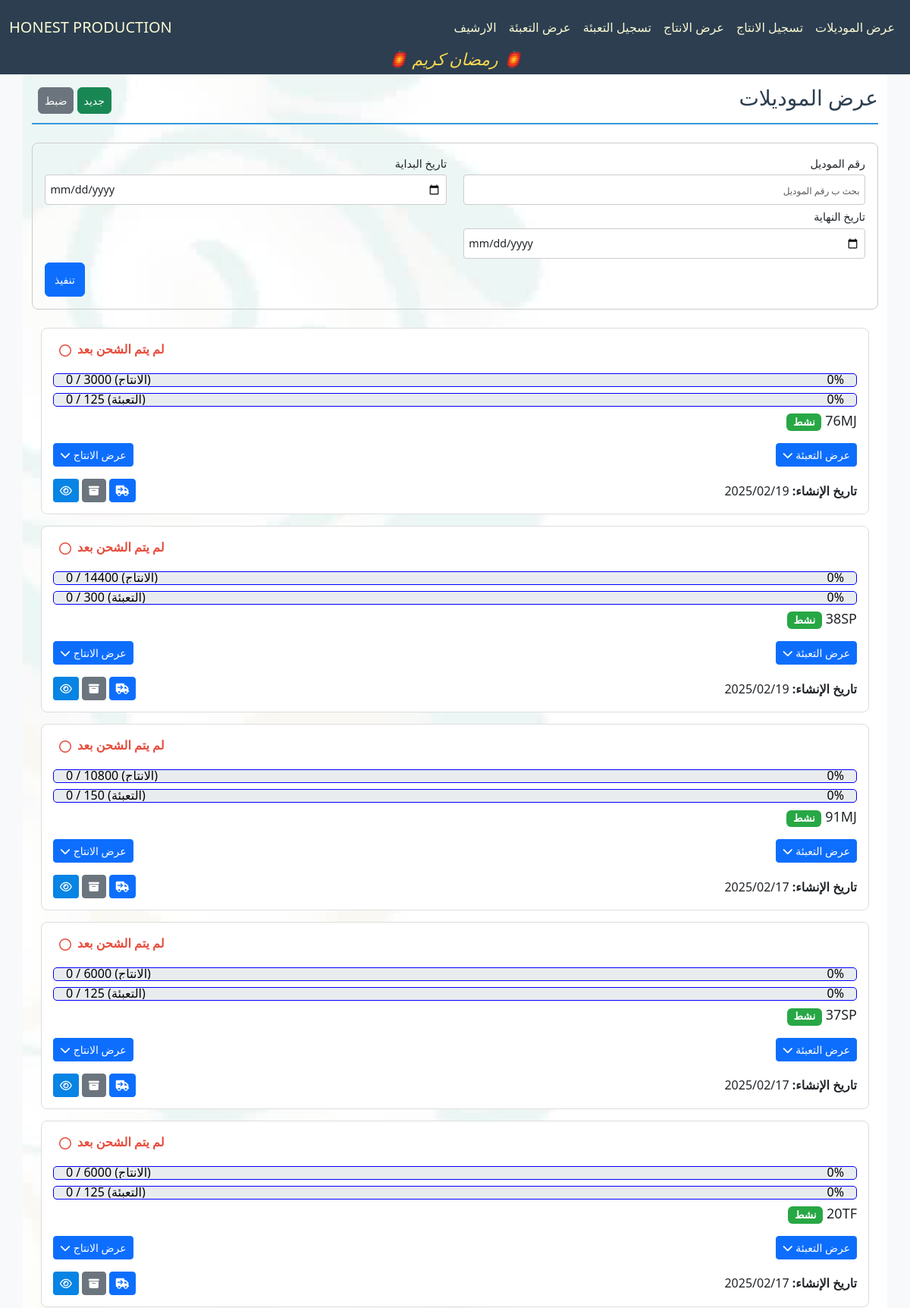
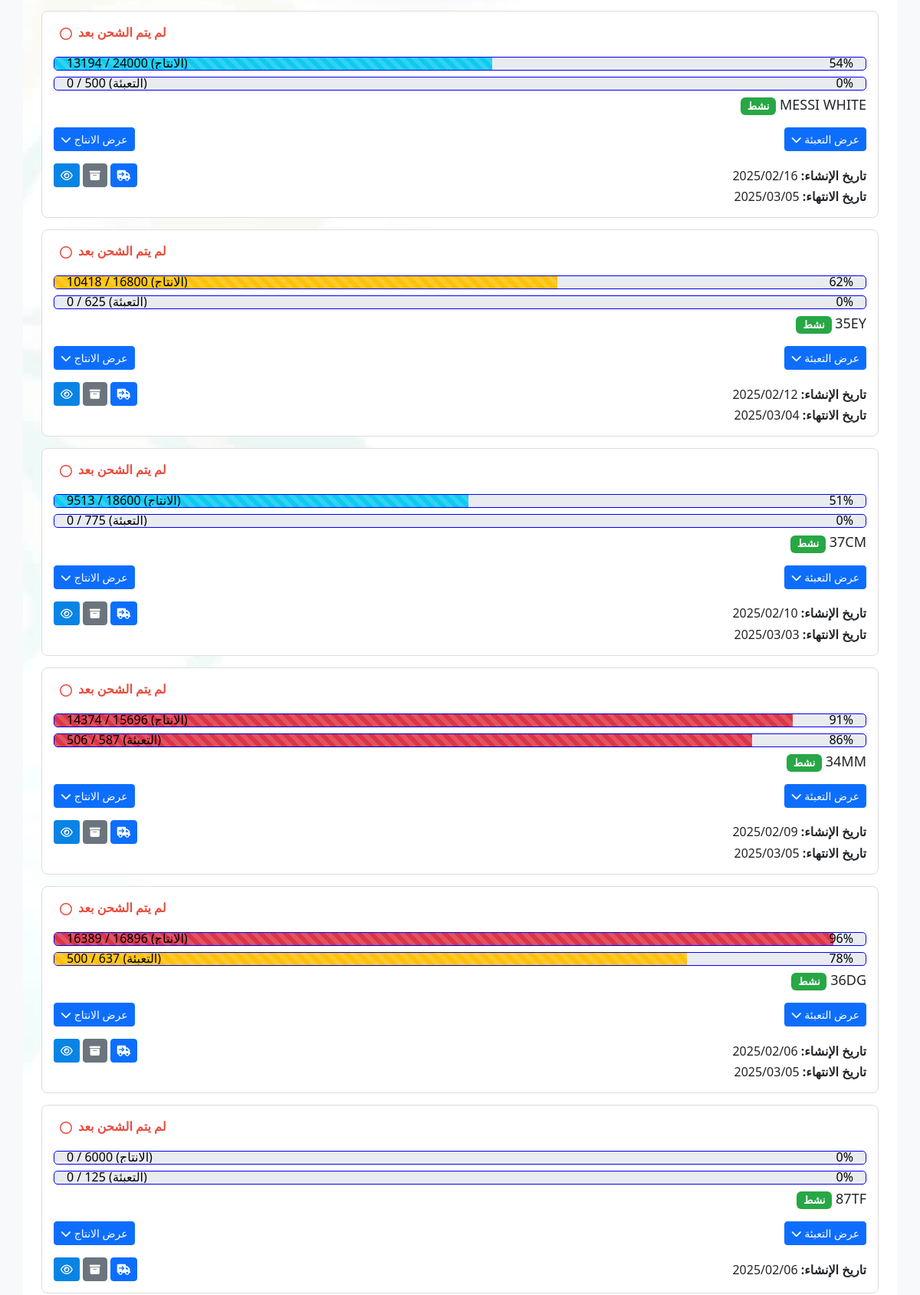
The app's page /production/ (upper part) with its own data (2 pictures, top to bottom).
### production/models.py (models this page shows, shortened)
class Model(models.Model):
    id = models.AutoField(primary_key=True, verbose_name="الرمز")
    model_number = models.CharField(max_length=50, verbose_name="رقم الموديل", unique=True)
    created_at = models.DateTimeField(verbose_name="تاريخ الإنشاء", default=now)
    ended_at = models.DateTimeField(verbose_name="تاريخ الانتهاء", blank=True, null=True)
    shipped_at = models.DateTimeField(verbose_name="تاريخ الشحن", blank=True, null=True)
    is_archive = models.BooleanField(default=False)
    is_shipped = models.BooleanField(default=False)
    available_carton = models.IntegerField(verbose_name="الكراتين المتبقية", blank=True, default=0)
    used_carton = models.IntegerField(verbose_name="الكراتين المستخدمة", blank=True, default=0)
    class Meta:
        ordering = ["-created_at"]
    def is_active(self):
        return self.pieces.filter(available_amount__gt=0).exists()
    def comments_count(self):
        return self.pieces.filter(productions__comment__gt="").count()
    @staticmethod
    def get_percentage_style(percent):
        if percent > 80:
            return "bg-danger"
        elif percent > 60:
            return "bg-warning"
        elif percent > 40:
            return "bg-info"
        elif percent > 20:
            return "bg-success"
        return ""
    def get_total_available_carton(self):
        total = 0.0
        for item in SizeAmount.objects.filter(model=self):
            total += float(item.amount) / float(item.Packing_per_carton)
        return int(round(total, 1))
    def get_total_used_cartons(self):
        return Packing.objects.filter(model=self).aggregate(
            used_cartons=Sum('used_carton')
        )['used_cartons'] or 0
    def get_model_usage(self):
        sizes = self.size_amounts.all()
        pieces = self.pieces.all()
        sizes_count = sizes.count()
        if sizes_count == 0:
            return self._get_empty_usage_stats()
        pieces_count = pieces.count() / sizes_count
        total_amount = sum(size.amount * pieces_count for size in sizes)
        used_amount = sum(piece.used_amount for piece in pieces)
        percent = (used_amount / total_amount * 100) if total_amount else 0
        percent_style = self.get_percentage_style(percent)
        type_usage = self._calculate_type_usage(pieces, total_amount, pieces_count)
        packaging_total_carton = self.get_total_available_carton()
        packaging_used_carton = self.get_total_used_cartons()
        packaging_percent = (packaging_used_carton / packaging_total_carton * 100) if packaging_total_carton else 0
        carton_usage = self._calculate_carton_usage(self.cartons.all())
        return {
            "production_total_amount": int(total_amount),
            "production_used_amount": int(used_amount),
            "production_percent": int(percent),
            "production_percent_style": percent_style,
            "production_type_usage": type_usage,
            "packaging_total_amount": int(packaging_total_carton),
            "packaging_used_amount": int(packaging_used_carton),
            "packaging_percent": int(packaging_percent),
            "packaging_percent_style": self.get_percentage_style(packaging_percent),
            "packaging_carton_usage": carton_usage,
        }
    def _calculate_type_usage(self, pieces, total_amount, pieces_count):
        type_usage = []
        type_names = set(pieces.values_list("type", flat=True))
        for type_name in type_names:
            type_pieces = pieces.filter(type=type_name)
            type_total_amount = total_amount / pieces_count
            type_used_amount = sum(piece.used_amount for piece in type_pieces)
            type_percent = (type_used_amount / type_total_amount * 100) if type_total_amount else 0
            type_usage.append({
                "type": type_name,
                "total_amount": int(type_total_amount),
                "used_amount": int(type_used_amount),
                "percent": int(type_percent),
                "percent_style": self.get_percentage_style(type_percent),
            })
        return type_usage
    def _calculate_carton_usage(self, carton_models):
        carton_usage = []
        for carton_model in carton_models:
            carton_usage.append({
                "name": str(carton_model),
                "comment": carton_model.comment,
                "used_carton": carton_model.get_carton_usage(),
            })
        return carton_usage

### production/views.py (the view)
# urls.py: path('', ModelListingView.as_view(), name='model_list_view'),
class ModelListingView(BaseModelListingView):
    is_archive = False

### production/models.py (called while the page is built)
    def __str__(self):
        return f"{self.length}*{self.width}*{self.height} ({self.type})"

    def get_carton_usage(self):
        return sum(packing.used_carton for packing in Packing.objects.filter(carton=self) )

### production/views.py (called while the page is built)
    def parse_date(self, date_str):
        try:
            normalized_date = date_str.replace("\\", "/")
            return datetime.strptime(normalized_date, "%Y-%m-%d")
        except (ValueError, AttributeError):
            return None

    def get_queryset(self):
        queryset = super().get_queryset()
        filters = Q(is_archive=self.is_archive)  # Use dynamic is_archive flag
        model_number = self.request.GET.get("model_number")
        if model_number:
            filters &= Q(model_number__icontains=model_number)
        start_date = self.parse_date(self.request.GET.get("start_date"))
        end_date = self.parse_date(self.request.GET.get("end_date"))
        if start_date:
            filters &= Q(created_at__gte=start_date)
        if end_date:
            filters &= Q(created_at__lte=end_date)
        return queryset.filter(filters)

    def get_context_data(self, **kwargs):
        context = super().get_context_data(**kwargs)
        context["is_archive"] = self.is_archive  # Pass archive status to template
        context["filter_fields"] = [
            {"field_name": "model_number", "verbose_name": "رقم الموديل", "value": self.request.GET.get("model_number", "")},
            {"field_name": "start_date", "verbose_name": "تاريخ البداية", "value": self.request.GET.get("start_date", "")},
            {"field_name": "end_date", "verbose_name": "تاريخ النهاية", "value": self.request.GET.get("end_date", "")},
        ]
        return context

### production/templates/production/list_model.html (shortened to what this page needs)
{% extends "cloth/layout.html" %}
{% load math_filters %}
{% block home_page %}
<a class="navbar-brand" href="{% url 'model_list_view' %}">HONEST PRODUCTION</a>
{% endblock %}
{% block navbar_links_small %}
{% include "production/nav_links.html" %}
{% endblock %}
{% block body %}
    <div class="pt-4 section-title d-flex justify-content-between align-items-center">
        {% if not is_archive %}
            <h2>عرض الموديلات</h2>
        {% else %}
            <h2>الارشيف</h2>
        {% endif %}
        <div class="ps-2">
            {% if not is_archive %}
            <a href="{% url 'model_creation_view' %}" class="px-2 btn btn-success">جديد</a>
            {% endif %}
            <a href="{% url 'model_list_view' %}" class="px-2 btn btn-secondary">ضبط</a>
        </div>
    </div>
    <form method="get" class="filter-form-flex">
        {% for filter_field in filter_fields %}
          <div class="form-group">
            <label for="filter_{{ forloop.counter }}" class="form-label">
              {{ filter_field.verbose_name }}
            </label>
            <input
              type="{% if filter_field.field_name in 'start_date end_date' %}date{% elif filter_field.field_name in 'quantity price' %}number{% else %}text{% endif %}"
              id="filter_{{ forloop.counter }}"
              name="{{ filter_field.field_name }}"
              placeholder="بحث ب {{ filter_field.verbose_name }}"
              class="form-control">
          </div>
        {% endfor %}
        <div class="submit-container">
            <button type="submit" class="btn btn-primary submit-btn">تنفيذ</button>
        </div>
      </form>
</head>
<body class="bg-light">
    <div class="container mt-4">
        {% for model in object_list %}
        <div class="model-card">
            {% if not model.is_shipped %}
                <div class="d-flex justify-content-end align-items-center pb-3 px-2" style="color: var(--danger-color)">
                    <p class="fw-bolder m-0 ms-2 mb-1">
                        لم يتم الشحن بعد
                    </p>
                    <i class="fa-regular fa-circle fa-l"></i>
                </div>
            {% endif %}
            {% with usage=model.get_model_usage %}
                <div dir="ltr" class="progress mb-2 position-relative" style="border: 1px solid blue; border-radius: 5px; height: 18px;">
                    <div class="progress-bar progress-bar-striped {{ usage.production_percent_style }}"
                        role="progressbar"
                        style="width: {{ usage.production_percent }}%"
                        aria-valuenow="{{ usage.production_used_amount }}"
                        aria-valuemin="0"
                        aria-valuemax="{{ usage.production_total_amount }}">
                    </div>
                    <div class="progress-data d-flex justify-content-between align-items-center px-3 position-absolute w-100 h-100"
                        style="top: -1px; left: 0; color: #000000; font-weight: 500; font-size: 16px">
                        <div>
                            {{ usage.production_used_amount }} / {{ usage.production_total_amount }} (الانتاج)
                        </div>
                        <div>
                            {{ usage.production_percent }}%
                        </div>
                    </div>
                </div>
                <div dir="ltr" class="progress mb-2 position-relative" style="border: 1px solid blue; border-radius: 5px; height: 18px;">
                    <div class="progress-bar progress-bar-striped {{ usage.packaging_percent_style }}"
                        role="progressbar"
                        style="width: {{ usage.packaging_percent }}%"
                        aria-valuenow="{{ usage.packaging_used_amount }}"
                        aria-valuemin="0"
                        aria-valuemax="{{ usage.packaging_total_amount }}">
                    </div>
                    <div class="progress-data d-flex justify-content-between align-items-center px-3 position-absolute w-100 h-100"
                        style="top: -1px; left: 0; color: #000000; font-weight: 500; font-size: 16px">
                        <div>
                            {{ usage.packaging_used_amount }} / {{ usage.packaging_total_amount }} (التعبئة)
                        </div>
                        <div>
                            {{ usage.packaging_percent }}%
                        </div>
                    </div>
                </div>
            <div class="d-flex justify-content-between align-items-center pb-3">
                <h5 class="mb-0">
                    {{ model.model_number }}
                    <span class="badge {% if model.is_active %}badge-active{% else %}badge-inactive{% endif %}">
                        {% if model.is_active %} نشط {% else %} غير نشط {% endif %}
                    </span>
                </h5>
            </div>
            <div class="d-flex justify-content-between align-items-center pb-3">
                <button class="btn btn-sm btn-primary oped_details_btn" onclick="togglePackingDetails('{{ model.id }}')">
                    <span id="chevron-packing-text-{{ model.id }}">عرض التعبئة</span>
                    <i id="chevron-packing-icon-{{ model.id }}" class="fas fa-chevron-down"></i>
                </button>
                <button class="btn btn-sm btn-primary oped_details_btn" onclick="toggleProductionDetails('{{ model.id }}')">
                    <span id="chevron-production-text-{{ model.id }}">عرض الانتاج</span>
                    <i id="chevron-production-icon-{{ model.id }}" class="fas fa-chevron-down"></i>
                </button>
            </div>
            <div class="d-flex justify-content-between align-items-center">
                <p class="mb-0"><strong>تاريخ الإنشاء:</strong> <span dir="ltr">{{ model.created_at|date:"Y/m/d" }}</span></p>
                <div class="d-flex justify-content-between align-items-center">
                    {% if model.is_archive == model.is_shipped %}
                    <a class="btn btn-sm btn-primary" href="#" onclick="confirmShipped(event, '{% url 'toggle_shipped' model.id %}')">
                        <i class="fa-solid fa-truck-arrow-right"></i>
                    </a>
                    {% endif %}
                    <a class="me-1 btn btn-sm btn-secondary" href="#" onclick="confirmArchive(event, '{% url 'toggle_archive' model.id %}')">
                        <i class="fa-solid fa-box-archive"></i>
                    </a>
                    <a class="me-1 btn btn-sm" style="background-color: #0784e4; color: #ffffff" href="{% url 'model_detail_view' model.id %}">
                        <i class="fa-regular fa-eye" ></i>
                    </a>
                </div>
            </div>
            <div>
                {% if model.ended_at %}
                <p class="mb-0"><strong>تاريخ الانتهاء:</strong> <span dir="ltr">{{ model.ended_at|date:"Y/m/d" }}</span></p>
                {% endif %}
            </div>
            {% endwith %}
        </div>
        {% endfor %}
    </div>
{% endblock body %}

### cloth/static/cloth/styles.css (style rules this page uses)
:root { --primary-color: #3498db; --light-blue: #3db1ff5e; --secondary-color: #2c3e50; --success-color: #2ecc71; --danger-color: #e74c3c; --warning-color: #f1c40f; --light-bg: #f8f9fa; --dark-bg: #343a40; --light-text: lightgoldenrodyellow; --golden-text: rgb(255, 255, 0); --border-color: #dee2e6; --white-color: #ffffff; }
*, *::before, *::after { box-sizing: border-box; }
ul, div { padding: 0; margin: 0; }
body { background-color: var(--light-bg); margin-inline: 0; font-family: 'Segoe UI', Tahoma, Geneva, Verdana, sans-serif; line-height: 1.6; font-size: 16px; }
#navbar, #navbar a, #navbar-menu-body, #navbar-menu-body a { color: var(--light-text); }
.section-title { color: var(--secondary-color); border-bottom: 2px solid var(--primary-color); padding-bottom: 0.5rem; margin-bottom: 1.5rem; font-weight: bold; }
.filter-form-flex { display: flex; flex-wrap: wrap; padding: 1rem; border: 1px solid #ccc; border-radius: 8px; justify-content: space-between; column-gap: 2px; direction: rtl; }
.filter-form-flex .form-group { display: flex; flex-direction: column; margin-bottom: 5px; width: 49%; }
.filter-form-flex .form-label { font-size: 0.9rem; margin-bottom: 0.25rem; }
.filter-form-flex .form-control { border: 1px solid #ccc; border-radius: 4px; padding: 0.4rem; font-size: 0.9rem; }
.filter-form-flex input[type="text"], .filter-form-flex input[type="number"], .filter-form-flex input[type="date"] { width: 100%; height: 40px; }
.submit-container { display: flex; justify-content: flex-end; width: 100%; }
.filter-form-flex .submit-btn { width: auto; height: 45px; font-size: 1rem; }
@media (max-width: 1200px) { body { font-size: 15px; } }
@media (max-width: 1200px) { h4.section-title, h2 { font-size: 28px !important; } }
@media (max-width: 1200px) { h5.section-title, h5, .row h5 { font-size: 18px !important; } }
@media (max-width: 1200px) { p.lead, .oped_details_btn, .btn { font-size: 14px !important; } }
@media (max-width: 1200px) { ::placeholder { font-size: 12px !important; } }
.model-card { border: 1px solid #ddd; border-radius: 8px; padding: 15px; margin-bottom: 15px; background: #fff; }
.badge-active { background-color: #28a745; color: #fff; }
.progress-data { white-space: nowrap; overflow-x: auto; overflow-y: hidden; max-width: 100%; }

### records on screen
Model: is_shipped "لم يتم الشحن بعد", get_model_usage.production_used_amount "0", get_model_usage.production_total_amount "3000", get_model_usage.production_percent "0", get_model_usage.packaging_used_amount "0", get_model_usage.packaging_total_amount "125", get_model_usage.packaging_percent "0", shows "نشط", created_at "2025/02/19", is_archive False (drawn)
Model: is_shipped "لم يتم الشحن بعد", get_model_usage.production_used_amount "0", get_model_usage.production_total_amount "14400", get_model_usage.production_percent "0", get_model_usage.packaging_used_amount "0", get_model_usage.packaging_total_amount "300", get_model_usage.packaging_percent "0", model_number "38SP", shows "نشط", created_at "2025/02/19", is_archive False (drawn)
Model: is_shipped "لم يتم الشحن بعد", get_model_usage.production_used_amount "0", get_model_usage.production_total_amount "10800", get_model_usage.production_percent "0", get_model_usage.packaging_used_amount "0", get_model_usage.packaging_total_amount "150", get_model_usage.packaging_percent "0", shows "نشط", created_at "2025/02/17", is_archive False (drawn)
Model: is_shipped "لم يتم الشحن بعد", get_model_usage.production_used_amount "0", get_model_usage.production_total_amount "6000", get_model_usage.production_percent "0", get_model_usage.packaging_used_amount "0", get_model_usage.packaging_total_amount "125", get_model_usage.packaging_percent "0", model_number "37SP", shows "نشط", created_at "2025/02/17", is_archive False (drawn)
Model: is_shipped "لم يتم الشحن بعد", get_model_usage.production_used_amount "0", get_model_usage.production_total_amount "6000", get_model_usage.production_percent "0", get_model_usage.packaging_used_amount "0", get_model_usage.packaging_total_amount "125", get_model_usage.packaging_percent "0", model_number "20TF", shows "نشط", created_at "2025/02/17", is_archive False (drawn)
Model: is_shipped "لم يتم الشحن بعد", get_model_usage.production_used_amount "13194", get_model_usage.production_total_amount "24000", get_model_usage.production_percent "54", get_model_usage.packaging_used_amount "0", get_model_usage.packaging_total_amount "500", get_model_usage.packaging_percent "0", shows "نشط", created_at "2025/02/16", is_archive False (drawn), ended_at "2025/03/05"
Model: is_shipped "لم يتم الشحن بعد", get_model_usage.production_used_amount "10418", get_model_usage.production_total_amount "16800", get_model_usage.production_percent "62", get_model_usage.packaging_used_amount "0", get_model_usage.packaging_total_amount "625", get_model_usage.packaging_percent "0", model_number "35EY", shows "نشط", created_at "2025/02/12", is_archive False (drawn), ended_at "2025/03/04"
Model: is_shipped "لم يتم الشحن بعد", get_model_usage.production_used_amount "9513", get_model_usage.production_total_amount "18600", get_model_usage.production_percent "51", get_model_usage.packaging_used_amount "0", get_model_usage.packaging_total_amount "775", get_model_usage.packaging_percent "0", shows "نشط", created_at "2025/02/10", is_archive False (drawn), ended_at "2025/03/03"
Model: is_shipped "لم يتم الشحن بعد", get_model_usage.production_used_amount "14374", get_model_usage.production_total_amount "15696", get_model_usage.production_percent "91", get_model_usage.packaging_used_amount "506", get_model_usage.packaging_total_amount "587", get_model_usage.packaging_percent "86", shows "نشط", created_at "2025/02/09", is_archive False (drawn), ended_at "2025/03/05"
Model: is_shipped "لم يتم الشحن بعد", get_model_usage.production_used_amount "16389", get_model_usage.production_total_amount "16896", get_model_usage.production_percent "96", get_model_usage.packaging_used_amount "500", get_model_usage.packaging_total_amount "637", get_model_usage.packaging_percent "78", shows "نشط", created_at "2025/02/06", is_archive False (drawn), ended_at "2025/03/05"
Model: is_shipped "لم يتم الشحن بعد", get_model_usage.production_used_amount "0", get_model_usage.production_total_amount "6000", get_model_usage.production_percent "0", get_model_usage.packaging_used_amount "0", get_model_usage.packaging_total_amount "125", get_model_usage.packaging_percent "0", model_number "87TF", shows "نشط", created_at "2025/02/06", is_archive False (drawn)

### other values on screen
{{ filter_field.verbose_name }} "رقم الموديل" "تاريخ البداية" "تاريخ النهاية"
